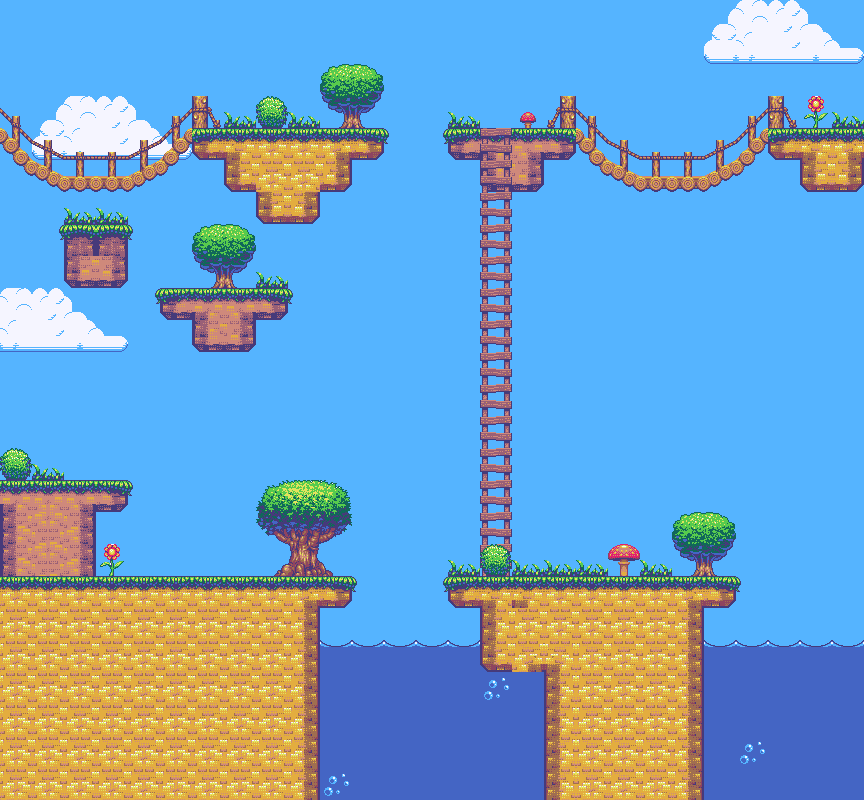

This is a level from a 2D game, rendered from its Tiled map with the project's own tilesets. A one-line summary and the map file follow, with tile-layer data summarised:
An orthogonal 27x25 tile map with 32x32 px tiles, 7 tile layers (backgroundLayer, waterLayer, collisionLayer1, collisionLayer2, ...), 2 tilesets and 5 objects (4x goal, player).

<map version="1.0" orientation="orthogonal" renderorder="right-down" width="27" height="25" tilewidth="32" tileheight="32" nextobjectid="10">
 <tileset firstgid="1" name="platform_tiles01" tilewidth="32" tileheight="32" tilecount="171">
  <image source="../images/platform_tiles01.png" trans="ff00ff" width="288" height="608" />
 </tileset>
 <tileset firstgid="172" name="tiles_spritesheet" tilewidth="35" tileheight="35" spacing="1" tilecount="156">
  <image source="../images/tiles_spritesheet.png" trans="ff00ff" width="457" height="468" />
 </tileset>
 <layer name="backgroundLayer" width="27" height="25">
  <data>[675 cells, 675 non-empty, 10 distinct tile ids]</data>
 </layer>
 <layer name="waterLayer" width="27" height="25">
  <data>[675 cells, 85 non-empty, 3 distinct tile ids]</data>
 </layer>
 <layer name="collisionLayer1" width="27" height="25">
  <data>[675 cells, 130 non-empty, 18 distinct tile ids]</data>
 </layer>
 <layer name="collisionLayer2" width="27" height="25">
  <data>[675 cells, 39 non-empty, 22 distinct tile ids]</data>
 </layer>
 <layer name="collisionLayer3" width="27" height="25">
  <data>[675 cells, 55 non-empty, 24 distinct tile ids]</data>
 </layer>
 <layer name="decorationLayer" width="27" height="25">
  <data>[675 cells, 41 non-empty, 18 distinct tile ids]</data>
 </layer>
 <objectgroup name="objectsLayer ">
  <object id="3" type="player" gid="318" x="69" y="480" width="35" height="35" />
  <object id="4" type="goal" gid="319" x="478" y="129" width="35" height="35">
   <properties>
    <property name="nextLevel" value="02_skills" />
   </properties>
  </object>
  <object id="5" type="goal" gid="319" x="635" y="575" width="35" height="35">
   <properties>
    <property name="nextLevel" value="03_works" />
   </properties>
  </object>
  <object id="7" type="goal" gid="319" x="830" y="128" width="35" height="35">
   <properties>
    <property name="nextLevel" value="04_contact" />
   </properties>
  </object>
  <object id="9" type="goal" gid="319" x="286" y="128" width="35" height="35">
   <properties>
    <property name="nextLevel" value="01_aboutMe" />
   </properties>
  </object>
 </objectgroup>
 <layer name="playerLayer" width="27" height="25">
  <data>[675 cells, 0 non-empty, 0 distinct tile ids]</data>
 </layer>
</map>
